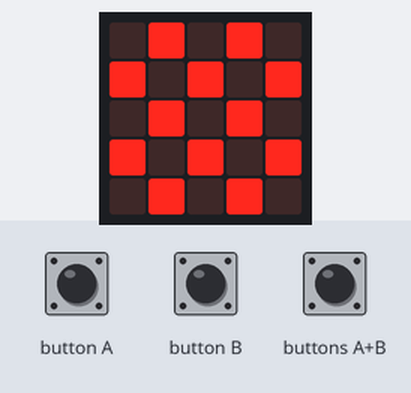
The program below on a simulated BBC micro:bit (MakeCode). On the bench: the board's 5×5 LED display. The test bench sets the inputs (shaded band). Random numbers come from a fixed seed.

Above: at 1.8 s.
1.9 s: button A pressed for 0.15 s
At 3.0 s:
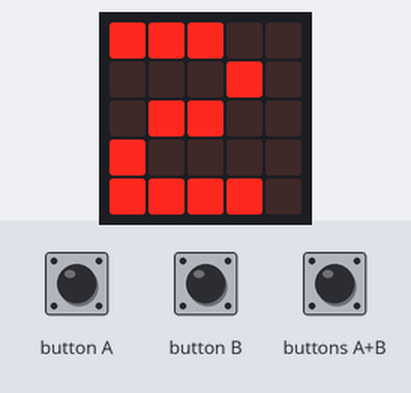
3.5 s: buttons A+B pressed for 0.15 s
At 4.3 s:
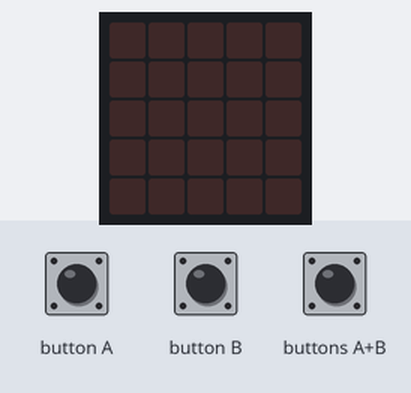
5.1 s: button A pressed for 0.15 s
At 6.4 s:
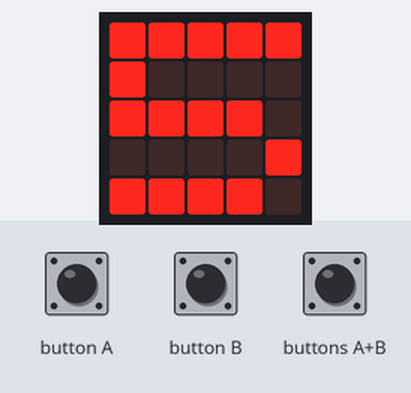
6.7 s: button B pressed for 0.15 s
At 7.9 s:
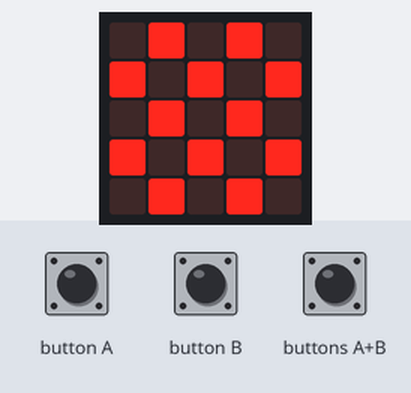
8.3 s: buttons A+B pressed for 1 s
At 10.4 s:
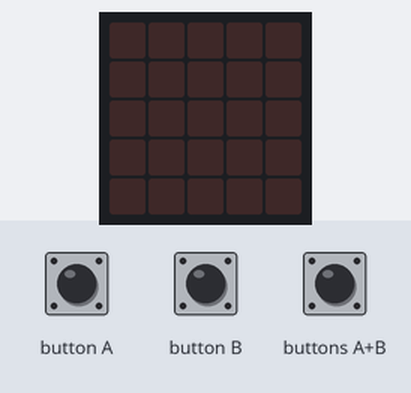
Timing chart, 0 to 11.8 s (numbered marks = the images above; inputs shaded):
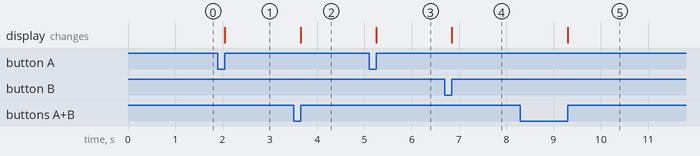

The program:

microbit-Dice.py
```python
"""

This code has been generated in the editor

"""

def on_button_pressed_a():
    global randInt
    randInt = randint(1, 6)
    if randInt == 1:
        basic.show_number(1)
    elif randInt == 2:
        basic.show_number(2)
    elif randInt == 3:
        basic.show_number(3)
    elif randInt == 4:
        basic.show_number(4)
    elif randInt == 5:
        basic.show_number(5)
    else:
        basic.show_number(6)
input.on_button_pressed(Button.A, on_button_pressed_a)

def on_button_pressed_ab():
    basic.clear_screen()
input.on_button_pressed(Button.AB, on_button_pressed_ab)

def on_button_pressed_b():
    basic.show_icon(IconNames.CHESSBOARD)
input.on_button_pressed(Button.B, on_button_pressed_b)

randInt = 0
basic.show_icon(IconNames.CHESSBOARD)
# Do nothing

def on_forever():
    pass
basic.forever(on_forever)
```

Measured:
- after the input at 1.9 s, the display: changes after 0.15 s (image 1)
- after the input at 3.5 s, the display: changes after 0.15 s (image 2)
- after the input at 5.1 s, the display: changes after 0.15 s (image 3)
- after the input at 6.7 s, the display: changes after 0.15 s (image 4)
- after the input at 8.3 s, the display: changes after 1.0 s (image 5)
